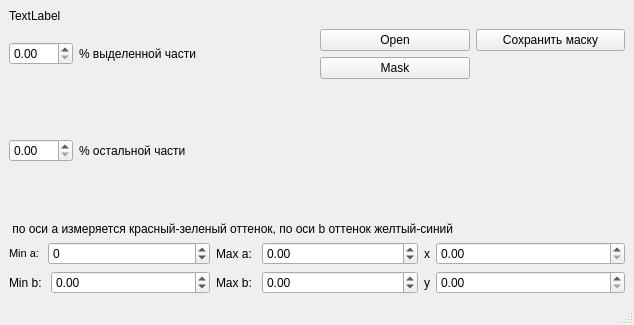
<?xml version="1.0" encoding="UTF-8"?>
<ui version="4.0">
 <class>MainWindow</class>
 <widget class="QMainWindow" name="MainWindow">
  <property name="geometry">
   <rect>
    <x>0</x>
    <y>0</y>
    <width>634</width>
    <height>325</height>
   </rect>
  </property>
  <property name="sizePolicy">
   <sizepolicy hsizetype="Preferred" vsizetype="Preferred">
    <horstretch>0</horstretch>
    <verstretch>0</verstretch>
   </sizepolicy>
  </property>
  <property name="minimumSize">
   <size>
    <width>100</width>
    <height>100</height>
   </size>
  </property>
  <property name="windowTitle">
   <string>MainWindow</string>
  </property>
  <widget class="QWidget" name="centralwidget">
   <property name="sizePolicy">
    <sizepolicy hsizetype="Preferred" vsizetype="Preferred">
     <horstretch>0</horstretch>
     <verstretch>0</verstretch>
    </sizepolicy>
   </property>
   <layout class="QVBoxLayout" name="verticalLayout_2">
    <item>
     <widget class="QLabel" name="label">
      <property name="sizePolicy">
       <sizepolicy hsizetype="Fixed" vsizetype="Fixed">
        <horstretch>0</horstretch>
        <verstretch>0</verstretch>
       </sizepolicy>
      </property>
      <property name="minimumSize">
       <size>
        <width>0</width>
        <height>0</height>
       </size>
      </property>
      <property name="text">
       <string>TextLabel</string>
      </property>
     </widget>
    </item>
    <item>
     <layout class="QGridLayout" name="gridLayout_2">
      <item row="0" column="1">
       <layout class="QHBoxLayout" name="horizontalLayout_8">
        <item>
         <widget class="QDoubleSpinBox" name="doubleSpinBox_7">
          <property name="maximum">
           <double>100.000000000000000</double>
          </property>
         </widget>
        </item>
        <item>
         <widget class="QLabel" name="label_9">
          <property name="sizePolicy">
           <sizepolicy hsizetype="Preferred" vsizetype="Preferred">
            <horstretch>1</horstretch>
            <verstretch>0</verstretch>
           </sizepolicy>
          </property>
          <property name="text">
           <string>% выделенной части</string>
          </property>
         </widget>
        </item>
       </layout>
      </item>
      <item row="1" column="1">
       <layout class="QHBoxLayout" name="horizontalLayout_9">
        <item>
         <widget class="QDoubleSpinBox" name="doubleSpinBox_8">
          <property name="maximum">
           <double>100.000000000000000</double>
          </property>
         </widget>
        </item>
        <item>
         <widget class="QLabel" name="label_10">
          <property name="sizePolicy">
           <sizepolicy hsizetype="Preferred" vsizetype="Preferred">
            <horstretch>1</horstretch>
            <verstretch>0</verstretch>
           </sizepolicy>
          </property>
          <property name="text">
           <string>% остальной части</string>
          </property>
         </widget>
        </item>
       </layout>
      </item>
      <item row="0" column="4">
       <layout class="QGridLayout" name="gridLayout_3">
        <item row="0" column="1">
         <widget class="QPushButton" name="pushButton">
          <property name="text">
           <string>Сохранить маску</string>
          </property>
         </widget>
        </item>
        <item row="0" column="0">
         <widget class="QPushButton" name="pushOpen">
          <property name="text">
           <string>Open</string>
          </property>
         </widget>
        </item>
        <item row="1" column="0">
         <widget class="QPushButton" name="pushpoint">
          <property name="text">
           <string>Mask</string>
          </property>
         </widget>
        </item>
       </layout>
      </item>
     </layout>
    </item>
    <item>
     <widget class="QLabel" name="label_8">
      <property name="sizePolicy">
       <sizepolicy hsizetype="Fixed" vsizetype="Fixed">
        <horstretch>0</horstretch>
        <verstretch>0</verstretch>
       </sizepolicy>
      </property>
      <property name="text">
       <string> по оси a измеряется красный-зеленый оттенок, по оси b оттенок желтый-синий</string>
      </property>
     </widget>
    </item>
    <item>
     <layout class="QGridLayout" name="gridLayout">
      <property name="sizeConstraint">
       <enum>QLayout::SetDefaultConstraint</enum>
      </property>
      <property name="leftMargin">
       <number>0</number>
      </property>
      <property name="topMargin">
       <number>0</number>
      </property>
      <property name="rightMargin">
       <number>0</number>
      </property>
      <property name="bottomMargin">
       <number>0</number>
      </property>
      <property name="spacing">
       <number>6</number>
      </property>
      <item row="0" column="0">
       <layout class="QHBoxLayout" name="horizontalLayout">
        <item>
         <widget class="QLabel" name="label_2">
          <property name="enabled">
           <bool>true</bool>
          </property>
          <property name="sizePolicy">
           <sizepolicy hsizetype="Preferred" vsizetype="Preferred">
            <horstretch>0</horstretch>
            <verstretch>0</verstretch>
           </sizepolicy>
          </property>
          <property name="font">
           <font>
            <pointsize>8</pointsize>
           </font>
          </property>
          <property name="toolTip">
           <string/>
          </property>
          <property name="toolTipDuration">
           <number>-1</number>
          </property>
          <property name="layoutDirection">
           <enum>Qt::LeftToRight</enum>
          </property>
          <property name="text">
           <string>Min a: </string>
          </property>
          <property name="indent">
           <number>-1</number>
          </property>
         </widget>
        </item>
        <item>
         <widget class="QDoubleSpinBox" name="doubleSpinBox">
          <property name="sizePolicy">
           <sizepolicy hsizetype="Minimum" vsizetype="Fixed">
            <horstretch>1</horstretch>
            <verstretch>0</verstretch>
           </sizepolicy>
          </property>
          <property name="decimals">
           <number>0</number>
          </property>
          <property name="minimum">
           <double>-100.000000000000000</double>
          </property>
         </widget>
        </item>
       </layout>
      </item>
      <item row="1" column="1">
       <layout class="QHBoxLayout" name="horizontalLayout_4">
        <item>
         <widget class="QLabel" name="label_5">
          <property name="text">
           <string>Max b: </string>
          </property>
         </widget>
        </item>
        <item>
         <widget class="QDoubleSpinBox" name="doubleSpinBox_4">
          <property name="sizePolicy">
           <sizepolicy hsizetype="Minimum" vsizetype="Fixed">
            <horstretch>1</horstretch>
            <verstretch>0</verstretch>
           </sizepolicy>
          </property>
          <property name="minimum">
           <double>-100.000000000000000</double>
          </property>
          <property name="maximum">
           <double>100.000000000000000</double>
          </property>
         </widget>
        </item>
       </layout>
      </item>
      <item row="1" column="2">
       <layout class="QHBoxLayout" name="horizontalLayout_6">
        <item>
         <widget class="QLabel" name="label_7">
          <property name="frameShape">
           <enum>QFrame::NoFrame</enum>
          </property>
          <property name="frameShadow">
           <enum>QFrame::Plain</enum>
          </property>
          <property name="lineWidth">
           <number>0</number>
          </property>
          <property name="text">
           <string>y</string>
          </property>
         </widget>
        </item>
        <item>
         <widget class="QDoubleSpinBox" name="doubleSpinBox_6">
          <property name="sizePolicy">
           <sizepolicy hsizetype="Minimum" vsizetype="Fixed">
            <horstretch>1</horstretch>
            <verstretch>0</verstretch>
           </sizepolicy>
          </property>
          <property name="maximum">
           <double>100000.000000000000000</double>
          </property>
         </widget>
        </item>
       </layout>
      </item>
      <item row="0" column="1">
       <layout class="QHBoxLayout" name="horizontalLayout_2">
        <item>
         <widget class="QLabel" name="label_3">
          <property name="text">
           <string>Max a: </string>
          </property>
         </widget>
        </item>
        <item>
         <widget class="QDoubleSpinBox" name="doubleSpinBox_2">
          <property name="sizePolicy">
           <sizepolicy hsizetype="Minimum" vsizetype="Fixed">
            <horstretch>1</horstretch>
            <verstretch>0</verstretch>
           </sizepolicy>
          </property>
          <property name="minimum">
           <double>-100.000000000000000</double>
          </property>
          <property name="maximum">
           <double>100.000000000000000</double>
          </property>
         </widget>
        </item>
       </layout>
      </item>
      <item row="1" column="0">
       <layout class="QHBoxLayout" name="horizontalLayout_3">
        <item>
         <widget class="QLabel" name="label_4">
          <property name="text">
           <string>Min b: </string>
          </property>
         </widget>
        </item>
        <item>
         <widget class="QDoubleSpinBox" name="doubleSpinBox_3">
          <property name="sizePolicy">
           <sizepolicy hsizetype="Minimum" vsizetype="Fixed">
            <horstretch>1</horstretch>
            <verstretch>0</verstretch>
           </sizepolicy>
          </property>
          <property name="minimum">
           <double>-100.000000000000000</double>
          </property>
          <property name="maximum">
           <double>100.000000000000000</double>
          </property>
         </widget>
        </item>
       </layout>
      </item>
      <item row="0" column="2">
       <layout class="QHBoxLayout" name="horizontalLayout_5">
        <item>
         <widget class="QLabel" name="label_6">
          <property name="lineWidth">
           <number>0</number>
          </property>
          <property name="text">
           <string>x</string>
          </property>
         </widget>
        </item>
        <item>
         <widget class="QDoubleSpinBox" name="doubleSpinBox_5">
          <property name="sizePolicy">
           <sizepolicy hsizetype="Minimum" vsizetype="Fixed">
            <horstretch>1</horstretch>
            <verstretch>0</verstretch>
           </sizepolicy>
          </property>
          <property name="mouseTracking">
           <bool>false</bool>
          </property>
          <property name="tabletTracking">
           <bool>false</bool>
          </property>
          <property name="autoFillBackground">
           <bool>false</bool>
          </property>
          <property name="maximum">
           <double>100000.000000000000000</double>
          </property>
         </widget>
        </item>
       </layout>
      </item>
     </layout>
    </item>
   </layout>
  </widget>
  <widget class="QMenuBar" name="menubar">
   <property name="geometry">
    <rect>
     <x>0</x>
     <y>0</y>
     <width>634</width>
     <height>21</height>
    </rect>
   </property>
  </widget>
  <widget class="QStatusBar" name="statusbar"/>
 </widget>
 <resources/>
 <connections/>
</ui>
